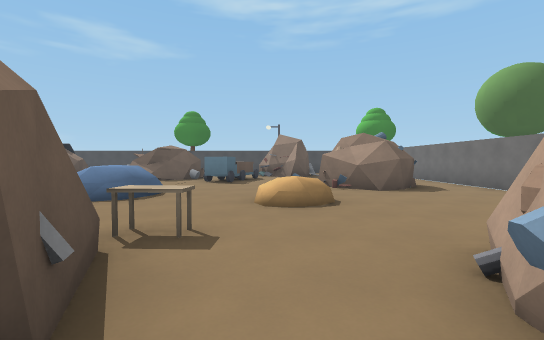
view 1 (above)

24 first-person views from a walk through a 3-D level made in the Godot game engine. The camera is 1.4 m above the floor, tilts 2° down and sees 90° across. The floor is counted in squares, 2 m on a side. Each view is taken from the middle of a square. On the plan, view 1 faces up. The plan holds only what a view shows up to about 9 squares ahead; the rest is blank. The place goes on beyond the plan. Flat picture figures and markers are not drawn.

view 2
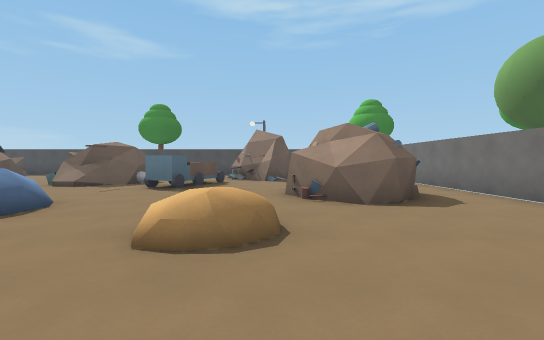

view 3
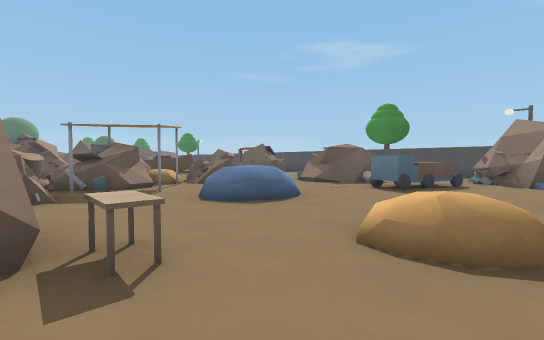

view 4
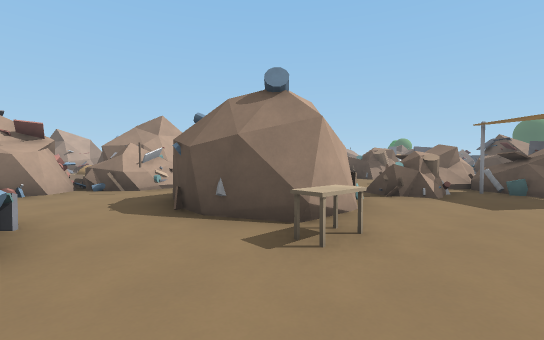

view 5
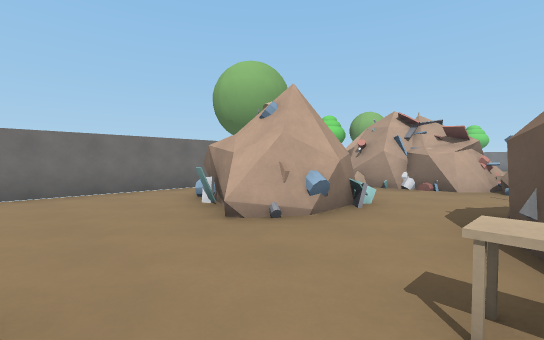

view 6
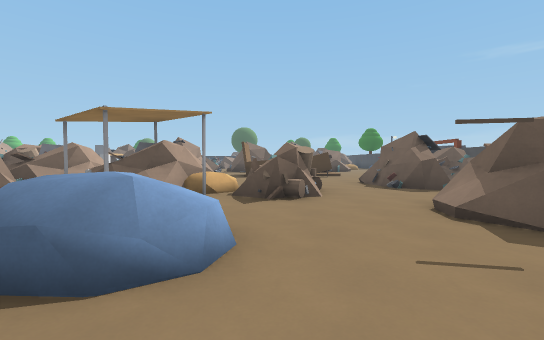

view 7
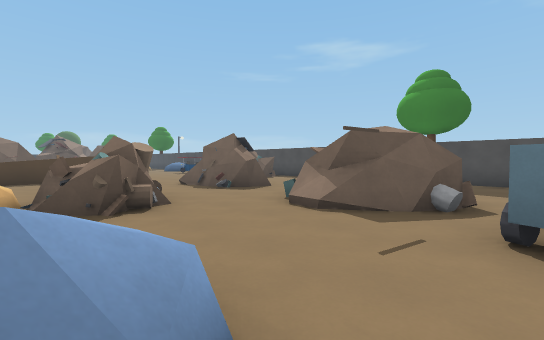

view 8
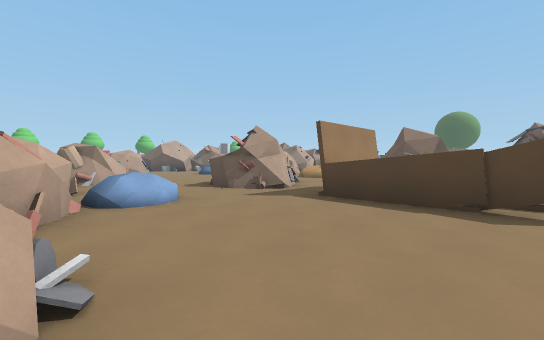

view 9
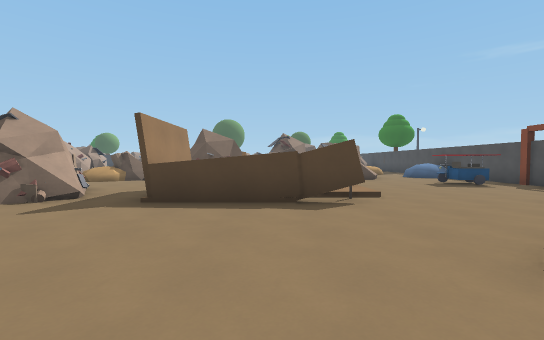

view 10
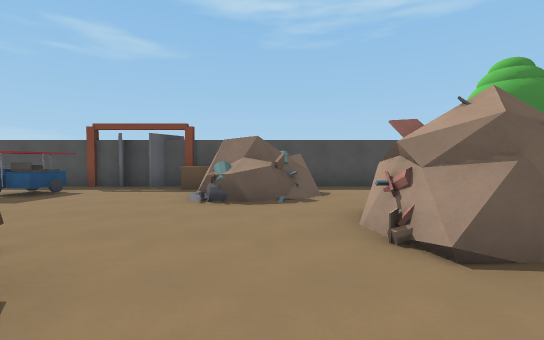

view 11
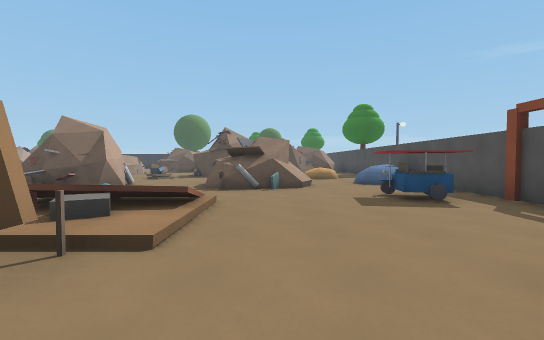

view 12
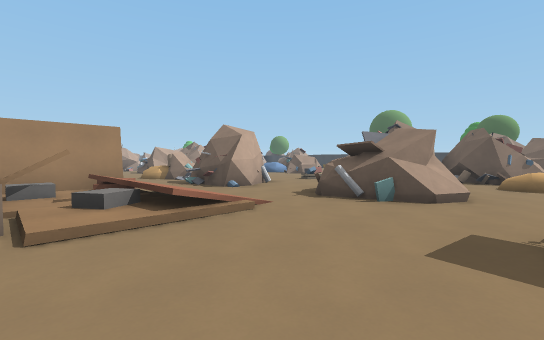

view 13
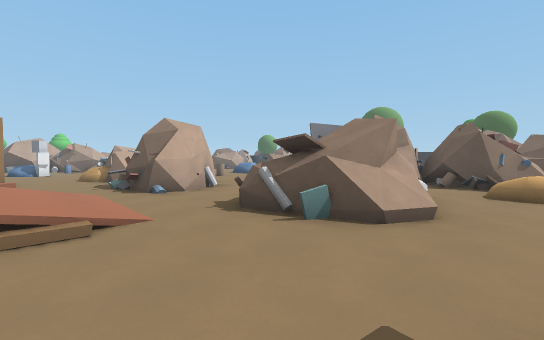

view 14
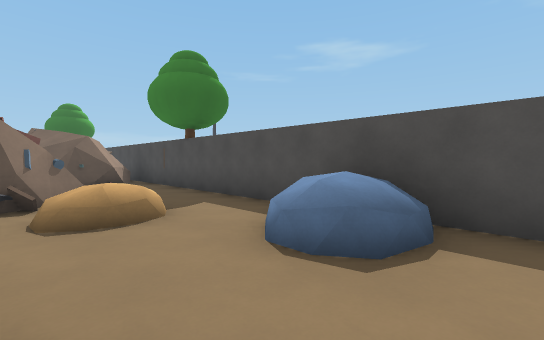

view 15
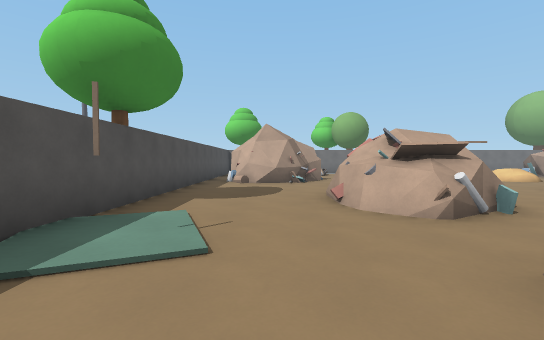

view 16
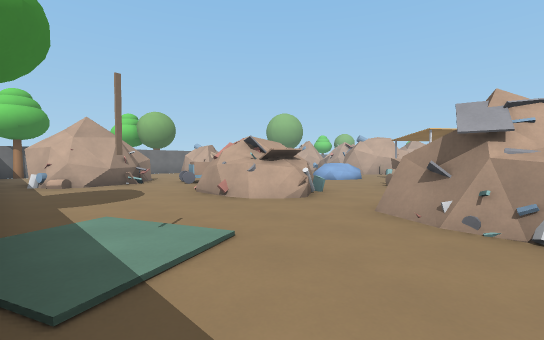

view 17
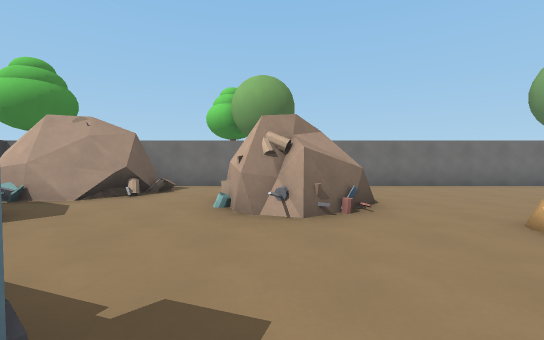

view 18
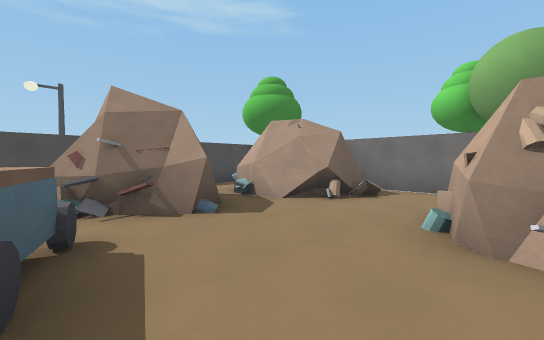

view 19
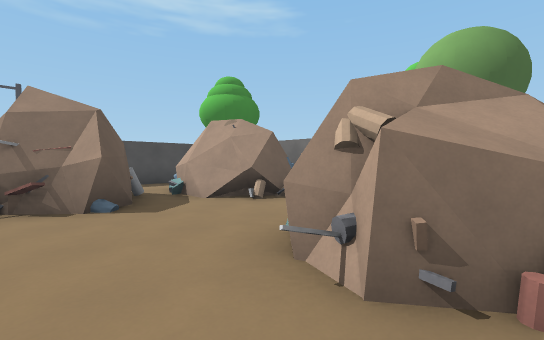

view 20
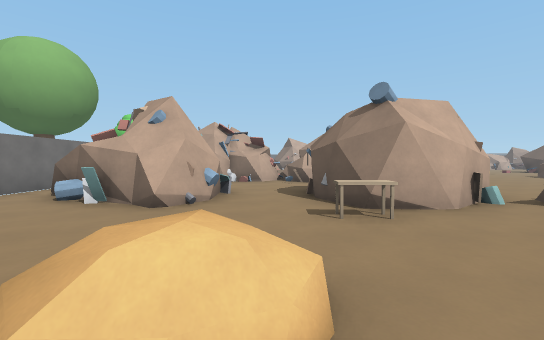

view 21
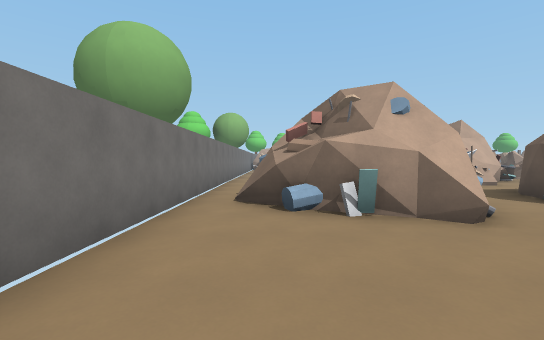

view 22
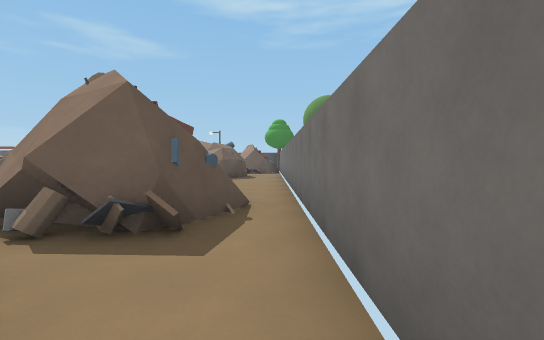

view 23
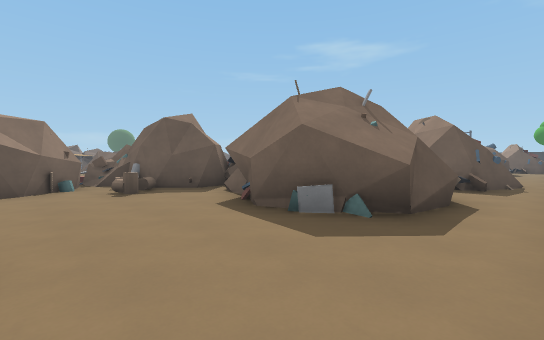

view 24
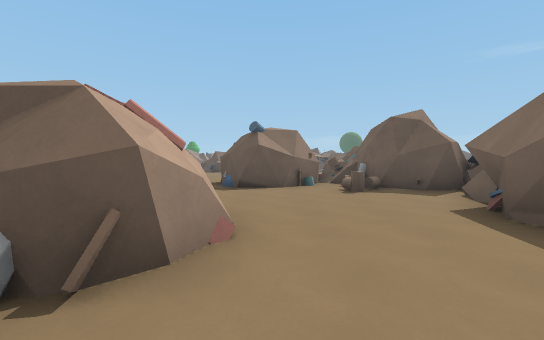

### Floor plan
Key: @ floor where view 1 was taken; # wall or solid block; x gap in a wall; . main floor; : floor 0.5 m higher than the main floor; + floor 1.25 m higher than the main floor; / step, stairs or slope; D closed door; = window, fence, low wall or low ledge; ^ raised ledge; T table; C crate.
Columns run from 27 left of view 1 to 6 right of it. Each row starts with its distance up from view 1.
 16 ####### ####     ###########  ##
 15 #......==...DDC  ...............
 14 #......:=..=..C##...#......##...
 13 ##^x.//........==..........##x#
 12    ##/..#.........^........##.## #
 11    #/./###.......###..==#.^....#.#
 10   ###   ##.////...##..=##.^......#
  9         ...//=#..........##......#
  8        ....//=#.....#.......###..#
  7        .##///##....==^......=^#..#
  6        .###.###....##..=+........#
  5          #.........##..x=..:/....#
  4          .....#..==###.....//....#
  3          #..###.. .###....T......#
  2           ^.  #.. #####..##..##..#
  1                .... #..####.####.#
  0                 .#. ...  ##@####.#
 -1                   # ..   #...###.#
 -2                    ...   ........#
 -3                    ..   .##.###..#
 -4                         ##### ##.#
 -5                         ##.#####.
 -6                       #=##..###..
 -7                       =====......
 -8                        ##........
 -9                         ##.......
-10                         ##...##.
-11                               #

Positions as (right, up) in squares from view 1, and headings:
1: (0, 0), facing up
2: (1, 2), facing up
3: (1, 2), facing up-left
4: (1, 4), facing down-left
5: (-1, 4), facing down-right
6: (-1, 7), facing left
7: (-2, 6), facing up-left
8: (-8, 9), facing down-left
9: (-8, 8), facing left
10: (-11, 8), facing up
11: (-11, 11), facing left
12: (-13, 13), facing down-left
13: (-15, 13), facing down-left
14: (-18, 12), facing up-left
15: (-9, 13), facing right
16: (-9, 15), facing down-right
17: (-2, 8), facing right
18: (-1, 8), facing up-right
19: (0, 7), facing up-right
20: (0, 6), facing down
21: (4, 5), facing down
22: (5, -4), facing up
23: (5, -9), facing up-left
24: (5, -9), facing left
